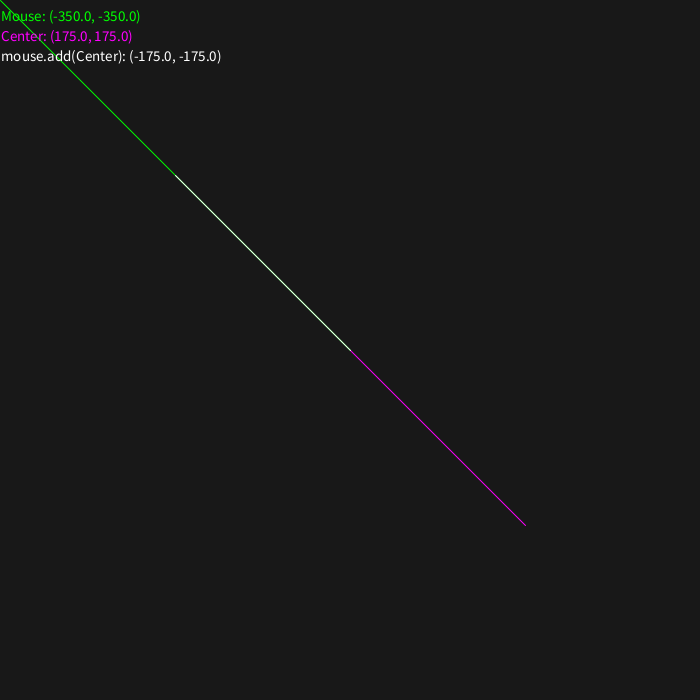
Frame 1 (no input)
Frame 60 (the mouse pressed at the canvas centre just before this capture): identical to frame 1, image omitted
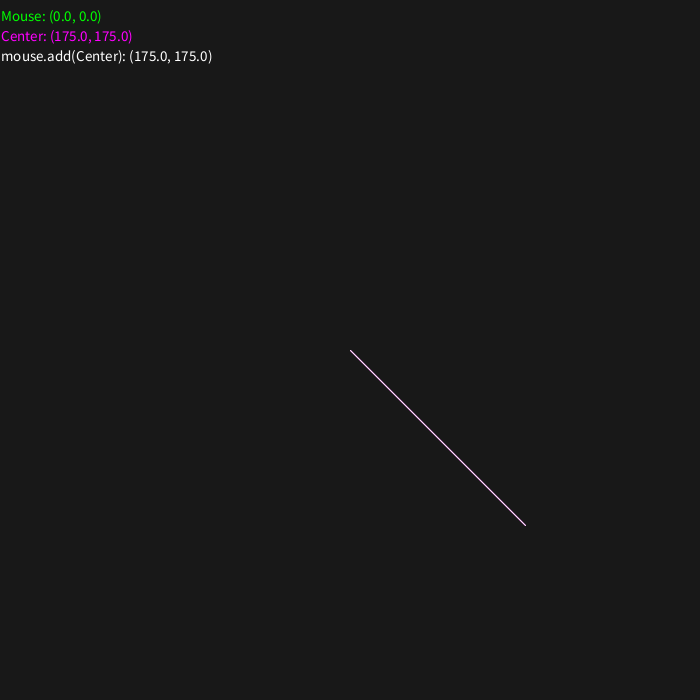
Frame 120 (the mouse held since frame 60 and released just before this capture)

The Processing sketch that drew these frames (run headless with seeded random() and noise(); from frame 60 on, the mouse is pressed at the canvas centre):

// Processing sketch: CH1_3VectorAddition
// ── CH1_3VectorAddition.pde
void setup() {
    size(700, 700);
    background(24);
    stroke(255);
    textSize(15);
}

void draw() {
    background(24);
    float myMouseX = mouseX - width/2;
    float myMouseY = mouseY - height/2;
    PVector mouse = new PVector(myMouseX, myMouseY);
    PVector center = new PVector(width/4, height/4);
    mouse.add(center);

    translate(width/2, height/2);

    stroke(0, 255, 0);
    line(0, 0, myMouseX, myMouseY); // Points from the center to my mouse coords
    
    stroke(255, 0, 255); // Points from the center in a direction as an example
    line(0, 0, center.x, center.y);

    stroke(255, 255, 255);
    line(0, 0, mouse.x, mouse.y); // Points to the result of mouse - center


    fill(0, 255, 0);
    text("Mouse: (" + myMouseX + ", " + myMouseY + ")", -width/2, -height/2 + 20);
    fill(255, 0, 255);
    text("Center: (" + center.x + ", " + center.y + ")", -width/2, -height/2 + 40);
    fill(255, 255, 255);
    text("mouse.add(Center): (" + mouse.x + ", " + mouse.y + ")", -width/2, -height/2 + 60);
}
